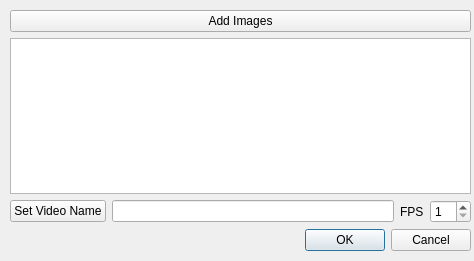
<?xml version="1.0" encoding="UTF-8"?>
<ui version="4.0">
 <class>generateVideoDialog</class>
 <widget class="QDialog" name="generateVideoDialog">
  <property name="geometry">
   <rect>
    <x>0</x>
    <y>0</y>
    <width>474</width>
    <height>261</height>
   </rect>
  </property>
  <property name="minimumSize">
   <size>
    <width>474</width>
    <height>261</height>
   </size>
  </property>
  <property name="maximumSize">
   <size>
    <width>500</width>
    <height>300</height>
   </size>
  </property>
  <property name="windowTitle">
   <string>Generate Video </string>
  </property>
  <property name="windowIcon">
   <iconset resource="resources.qrc">
    <normaloff>:/snapshots.png</normaloff>:/snapshots.png</iconset>
  </property>
  <property name="toolTip">
   <string>Generate Video from Snapshots</string>
  </property>
  <widget class="QWidget" name="">
   <property name="geometry">
    <rect>
     <x>10</x>
     <y>10</y>
     <width>461</width>
     <height>241</height>
    </rect>
   </property>
   <layout class="QVBoxLayout" name="verticalLayout">
    <property name="sizeConstraint">
     <enum>QLayout::SetDefaultConstraint</enum>
    </property>
    <item>
     <widget class="QPushButton" name="addImagesPushButton">
      <property name="text">
       <string>Add Images</string>
      </property>
     </widget>
    </item>
    <item>
     <widget class="QListWidget" name="listWidget"/>
    </item>
    <item>
     <layout class="QHBoxLayout" name="horizontalLayout">
      <item>
       <widget class="QPushButton" name="videoBasenamePushButton">
        <property name="text">
         <string>Set Video Name</string>
        </property>
       </widget>
      </item>
      <item>
       <widget class="QLineEdit" name="videoBasenameLineEdit">
        <property name="readOnly">
         <bool>true</bool>
        </property>
       </widget>
      </item>
      <item>
       <layout class="QFormLayout" name="formLayout">
        <property name="fieldGrowthPolicy">
         <enum>QFormLayout::FieldsStayAtSizeHint</enum>
        </property>
        <item row="0" column="0">
         <widget class="QLabel" name="fPSLabel">
          <property name="text">
           <string>FPS</string>
          </property>
         </widget>
        </item>
        <item row="0" column="1">
         <widget class="QSpinBox" name="fPSSpinBox">
          <property name="minimum">
           <number>1</number>
          </property>
          <property name="maximum">
           <number>30</number>
          </property>
         </widget>
        </item>
       </layout>
      </item>
     </layout>
    </item>
    <item>
     <widget class="QDialogButtonBox" name="buttonBox">
      <property name="orientation">
       <enum>Qt::Horizontal</enum>
      </property>
      <property name="standardButtons">
       <set>QDialogButtonBox::Cancel|QDialogButtonBox::Ok</set>
      </property>
     </widget>
    </item>
   </layout>
  </widget>
 </widget>
 <resources>
  <include location="resources.qrc"/>
 </resources>
 <connections>
  <connection>
   <sender>buttonBox</sender>
   <signal>accepted()</signal>
   <receiver>generateVideoDialog</receiver>
   <slot>accept()</slot>
   <hints>
    <hint type="sourcelabel">
     <x>248</x>
     <y>254</y>
    </hint>
    <hint type="destinationlabel">
     <x>157</x>
     <y>274</y>
    </hint>
   </hints>
  </connection>
  <connection>
   <sender>buttonBox</sender>
   <signal>rejected()</signal>
   <receiver>generateVideoDialog</receiver>
   <slot>reject()</slot>
   <hints>
    <hint type="sourcelabel">
     <x>316</x>
     <y>260</y>
    </hint>
    <hint type="destinationlabel">
     <x>286</x>
     <y>274</y>
    </hint>
   </hints>
  </connection>
 </connections>
</ui>
